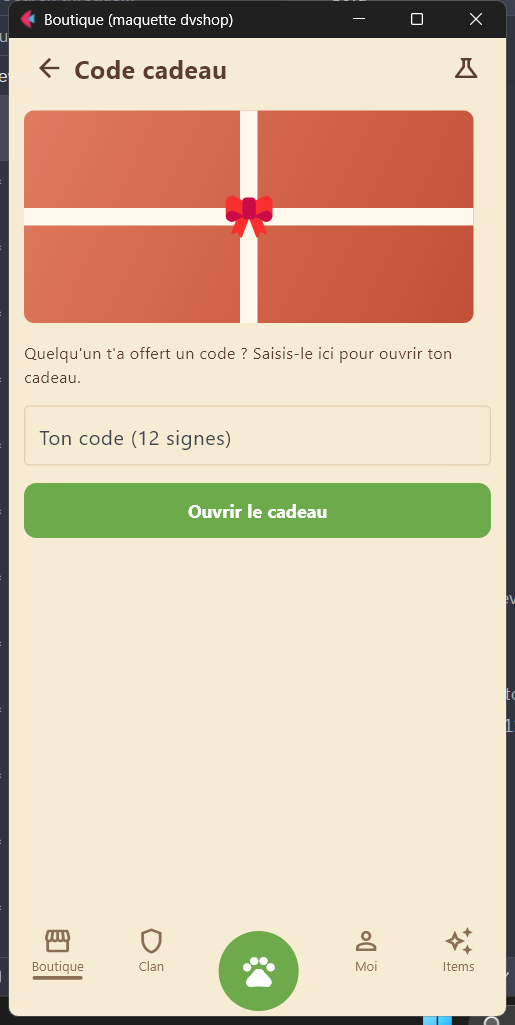
#> input picture tools/shop/snap_cadeau_dino.png, 515 x 1025 px
$ python reiconify.py shop/snap_cadeau_dino.png
#> lines starting #> are read from the running program, lines starting #| are printed output that depends on the picture
"""
reiconify.py — Modifie une image deja produite par iconify.py :
               redessine la MOITIE INFERIEURE du cercle (or + les deux filets
               bronze) par-dessus l'image, pour que le bas du cercle passe
               devant le sujet (le sujet ne deborde plus qu'en haut).

               Aucun recalcul, aucune image source requise : le cercle est deja
               peint dans l'icone, on le RELIT directement dans les pixels
               (couleurs exactes or et bronze), puis on repeint sa moitie basse.

               Le resultat est enregistre dans un NOUVEAU fichier reicon_xxx.png
               a cote de l'original.
"""

import sys
from pathlib import Path

# Couleurs exactes posees par iconify.py
GOLD   = (153, 134, 78, 255)
BRONZE = (176, 115, 40, 255)


def reiconify(icon_path: Path) -> Path:
    import numpy as np
    from PIL import Image, ImageDraw

    icon = Image.open(icon_path).convert("RGBA")
    W, H = icon.size
#> W = 515; H = 1025
    cx, cy = W / 2.0, H / 2.0          # iconify centre toujours l'anneau
#> cx = 257.5; cy = 512.5

    # 1. Relire le cercle dans les pixels
    arr = np.asarray(icon).astype(int)
    R, G, B, A = arr[..., 0], arr[..., 1], arr[..., 2], arr[..., 3]
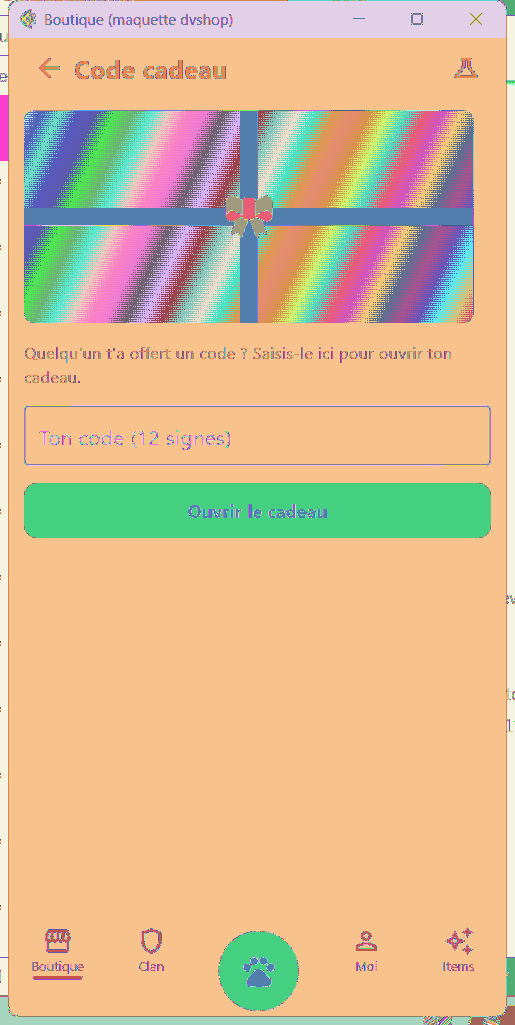
#> R: shape (1025, 515) int64; 224 distinct labels, from 28 to 255; one colour per label, 0 black
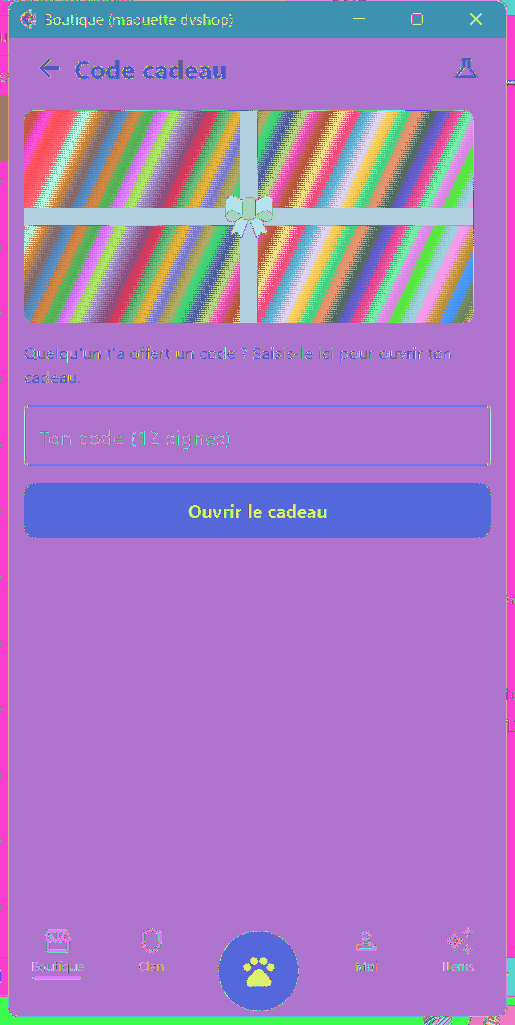
#> G: shape (1025, 515) int64; 237 distinct labels, from 11 to 255; one colour per label, 0 black
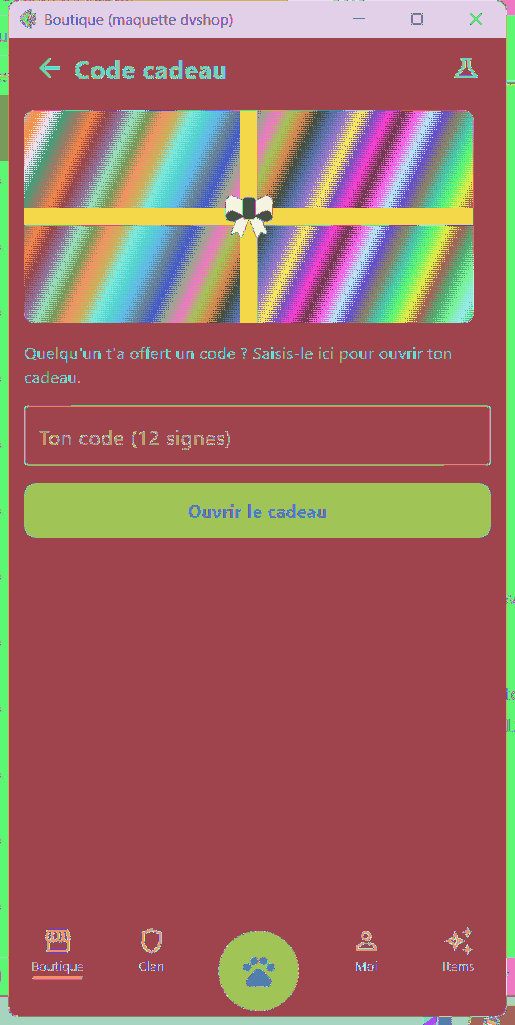
#> B: shape (1025, 515) int64; 219 distinct labels, from 28 to 255; one colour per label, 0 black
#> A: shape (1025, 515) int64; every value is 255

    def color_mask(cr, cg, cb, tol=32):
        return (
            (abs(R - cr) <= tol)
            & (abs(G - cg) <= tol)
            & (abs(B - cb) <= tol)
            & (A >= 128)
        )

    # Rmax = demi-diagonale (rayon maximal possible)
    Rmax = int(np.ceil((W ** 2 + H ** 2) ** 0.5 / 2)) + 1
#> Rmax = 575
    radii = np.arange(Rmax + 1)
#> radii = 576 values from 0 to 575
    circumference = 2 * np.pi * np.maximum(radii, 1)   # nb de pixels attendus par anneau de 1px
#> circumference = 576 values from 6.28 to 3612.8
#> in color_mask, `return ( (abs(R - cr) <= tol) & (abs(G - cg) <= tol) & (abs(B - cb) <=..`:
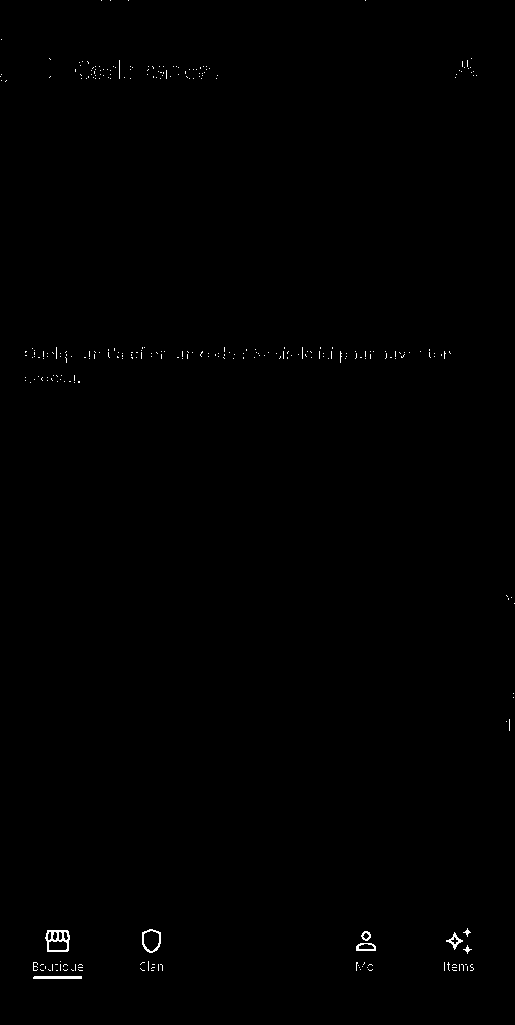
#> returned value: shape (1025, 515) bool; 0.3% white in thin lines or dots

    def outer_band(mask, thresh=0.30):
        """Bande annulaire la plus exterieure ou la couleur occupe toute la
        circonference (compte >= thresh * 2*pi*r). Ignore les taches locales
        (or/bronze du sujet), qui ne couvrent qu'un petit arc.
        Retourne (bord_interieur, bord_exterieur) ou None."""
#> called with thresh = 0.3
        if not mask.any():
            return None
        yy, xx = np.nonzero(mask)
#> yy = 1598 values from 0 to 978; xx = 1598 values, max 514 at index 525, min 0 at index 124, mean 208.3
        rr = np.sqrt((xx - cx) ** 2 + (yy - cy) ** 2)
#> rr = 1598 values, max 538.5 at index 4, min 155.2 at index 462, mean 409.6
        counts = np.zeros(Rmax + 1)
#> counts = 576 values from 0 to 0
        np.add.at(counts, np.clip(rr.astype(int), 0, Rmax), 1)
        above = counts >= thresh * circumference
        r_out = Rmax
#> r_out = 575
        while r_out >= 0 and not above[r_out]:
            r_out -= 1
        if r_out < 0:
            return None
        r_in = r_out
        while r_in - 1 >= 0 and above[r_in - 1]:
            r_in -= 1
        return float(r_in), float(r_out)

    gold_band = outer_band(color_mask(*GOLD[:3]))
    if gold_band is None:
        print("ERREUR : anneau or introuvable — est-ce bien une icone iconify ?")
#> (the run stopped early here; a loop or call above may not have finished)
